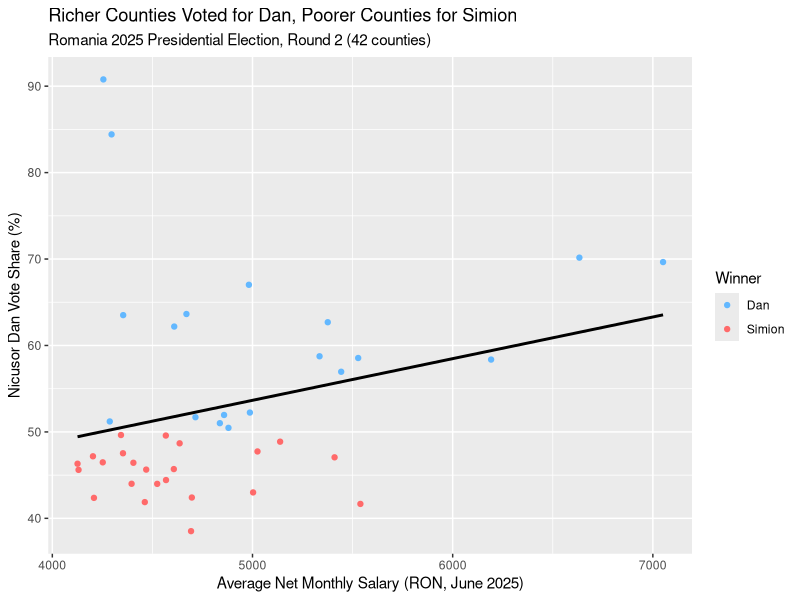

R code for this plot:
## ---- chunk 1
rm(list=ls())
library(tidyverse)
## ---- chunk 2
vote <- read.csv("data/prez2025.csv")
glimpse(vote)
## ---- chunk 3
vote_clean <- vote |>
  mutate(
    Dan_Margin = Nicusor_Dan_Pct - George_Simion_Pct,
    Winner = factor(Winner, levels = c("Dan", "Simion")),
    Salary_Group = case_when(
      Avg_Net_Salary_RON_Jun2025 < 4500 ~ "Low (under 4500)",
      Avg_Net_Salary_RON_Jun2025 >= 4500 & Avg_Net_Salary_RON_Jun2025 < 5500 ~ "Mid (4500-5500)",
      Avg_Net_Salary_RON_Jun2025 >= 5500 ~ "High (above 5500)"
    ),
    Urban_Rural = if_else(Pct_Urban >= 50, "Majority Urban", "Majority Rural")
  )
## ---- chunk 4
vote_clean |>
  group_by(Urban_Rural) |>
  summarize(
    avg_dan_pct = mean(Nicusor_Dan_Pct),
    avg_simion_pct = mean(George_Simion_Pct),
    avg_salary = mean(Avg_Net_Salary_RON_Jun2025),
    n = n()
  ) |>
  knitr::kable(
    digits = 1,
    col.names = c("Type", "Avg Dan %", "Avg Simion %", "Avg Salary (RON)", "N Counties")
  )
## ---- chunk 5
vote_clean |>
  group_by(Salary_Group) |>
  summarize(
    avg_dan_pct = mean(Nicusor_Dan_Pct),
    avg_simion_pct = mean(George_Simion_Pct),
    n = n()
  ) |>
  knitr::kable(
    digits = 1,
    col.names = c("Salary Group", "Avg Dan %", "Avg Simion %", "N Counties")
  )
## ---- chunk 6
ggplot(data = vote_clean,
       mapping = aes(x = Avg_Net_Salary_RON_Jun2025,
                     y = Nicusor_Dan_Pct,
                     color = Winner)) +
  geom_point() +
  geom_smooth(method = "lm", se = FALSE, color = "black") +
  scale_color_manual(values = c("Dan" = "steelblue1", "Simion" = "indianred1")) +
  labs(x = "Average Net Monthly Salary (RON, June 2025)",
       y = "Nicusor Dan Vote Share (%)",
       title = "Richer Counties Voted for Dan, Poorer Counties for Simion",
       subtitle = "Romania 2025 Presidential Election, Round 2 (42 counties)")
